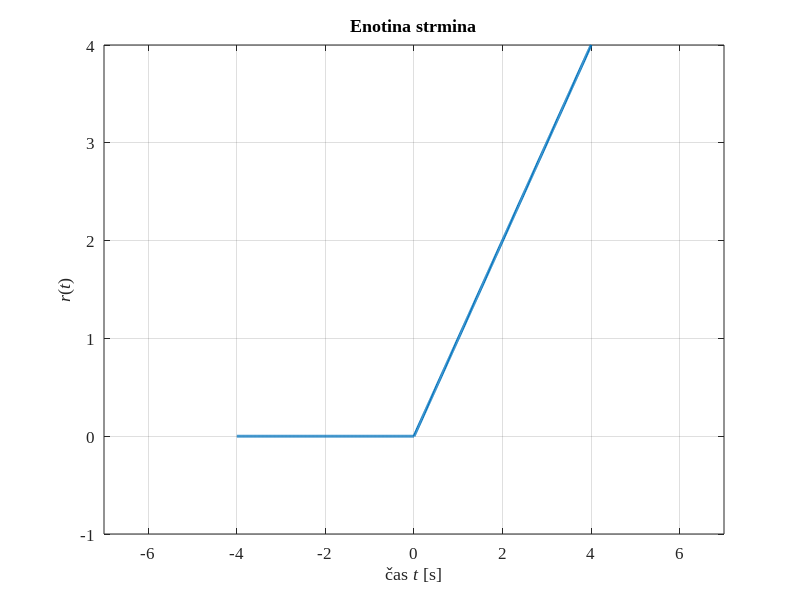

The MATLAB script that drew this image:
%Generiranje enotine strmine
clear all; close all;
dt = 0.01;  %časovni inkrement
%definiranje časovnih območji in vrednosti signalov
t1 = -4 : dt : 0; r1 = zeros(size(t1));
t2 =  dt : dt : 4; r2 = t2;
t = [t1 t2]; r = [r1 r2]; %časovni in signalni vektor
plot(t, r, 'LineWidth', 2);
axis([-7 7 -1 4]);
grid;
set(gca, 'FontName', 'Times New Roman', 'FontSize', 12);
xlabel('čas {\itt} [s]'); ylabel('{\itr}({\itt})');
title('Enotina strmina');
